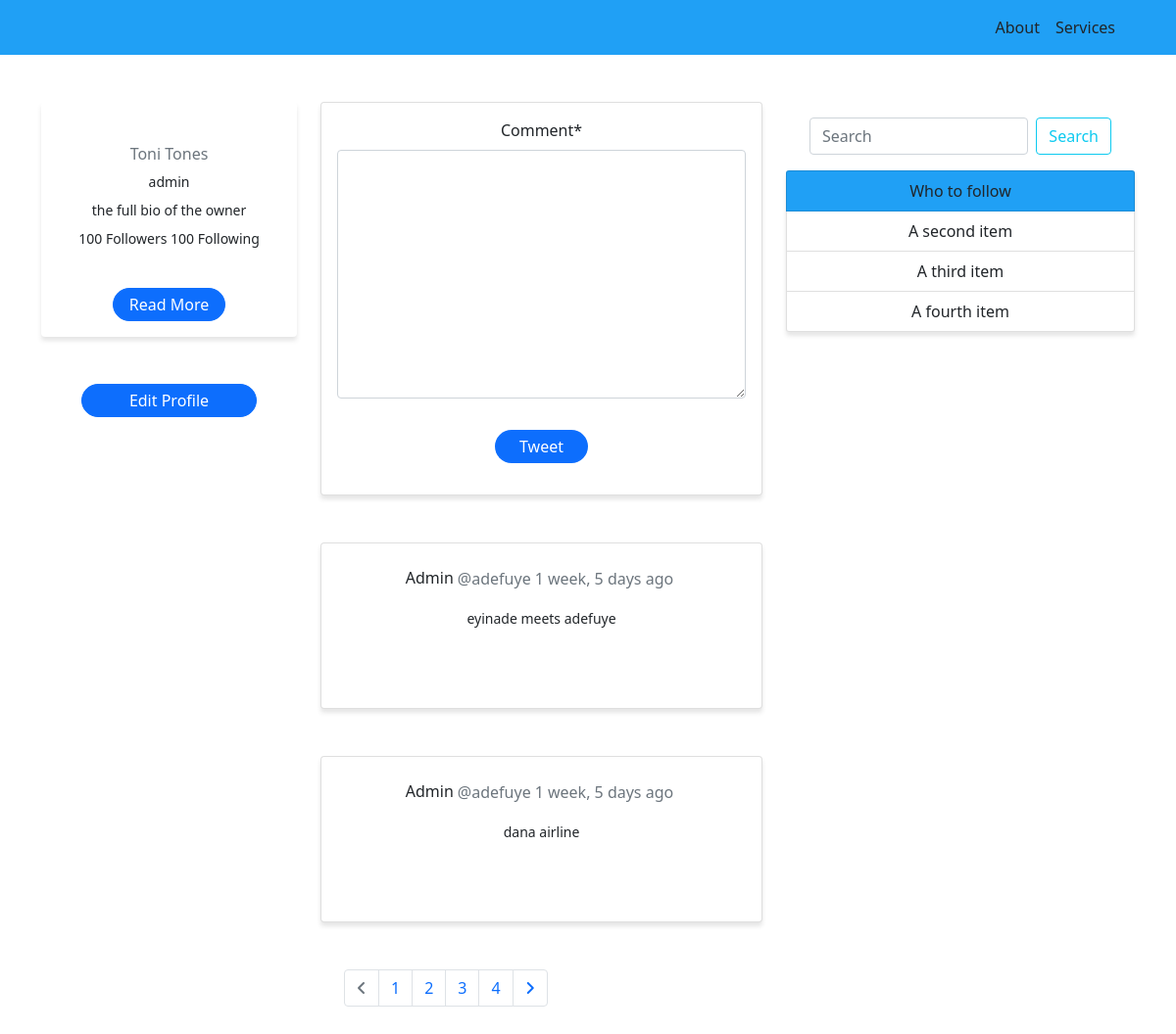
Page /myform/ on the committed database.
### blog/models.py (models this page shows)
class TwitterProfile(models.Model):
    comment = models.TextField()
    date_created = models.DateTimeField(auto_now_add=True)
    user = models.ForeignKey(User, on_delete=models.CASCADE)

### blog/views.py (the view)
# urls.py: path('myform/', myform, name='blog-myform'),
def myform(request):
    twitterprofiles = TwitterProfile.objects.all().order_by('-id')
    paginator = Paginator(twitterprofiles, 2)
    page = request.GET.get('page')
    paged_post = paginator.get_page(page)
    form = TwitterProfileForm(request.POST)
    if request.method == 'POST':
        form = TwitterProfileForm(request.POST)
        if form.is_valid():
            instance = form.save(commit=False)
            instance.user = request.user
            instance.save()
            return redirect('blog-myform')
        else:
            form = TwitterProfileForm()
    else:
        form = TwitterProfileForm()
    context = {
        'profiles': paged_post,
        'form':form
    }
    return render(request, 'blog/myform.html', context)

### blog/forms.py
class TwitterProfileForm(forms.ModelForm):
    class Meta():
        model = TwitterProfile
        fields = ('comment',)

### blog/templates/blog/myform.html (shortened to what this page needs)
<!doctype html>
<html lang="en">
  <head>
    <link href="https://cdn.jsdelivr.net/npm/bootstrap@5.1.3/dist/css/bootstrap.min.css" rel="stylesheet">
    <link rel="stylesheet" href="https://cdnjs.cloudflare.com/ajax/libs/font-awesome/6.1.2/css/all.min.css">
  </head>
  <body>
    {% load crispy_forms_tags %}
    {% load humanize %}
    <nav style="background-color: #20a0f5;">
        <div class="container">
            <nav class="navbar navbar-expand-lg navbar-dark">
                <div class="container-fluid">
                  <div class="collapse navbar-collapse" id="navbarNav">
                    <ul class="navbar-nav ms-auto">
                      <li class="nav-item">
                        <a class="nav-link text-dark" href="{%url 'blog-about'%}">About</a>
                      </li>
                      <li class="nav-item">
                        <a class="nav-link text-dark" href="{%url 'blog-about'%}">Services</a>
                      </li>
                    </ul>
                  </div>
                </div>
              </nav>
        </div>
    </nav>
    <main>
        <div class="container">
            <div class="row my-5 gx-4">
                <div class="col-md-3 col-12">
                    <div class="col">
                        <div class="card border-0">
                            <div class="card-body text-center">
                                <div class="col">
                                </div>
                              <h6 class="card-subtitle mb-2 text-muted">Toni Tones</h6>
                              <small class="card-text d-block my-2">admin</small>
                              <small class="card-text d-block my-2">the full bio of the owner</small>
                              <small class="card-text d-block my-2">100 Followers   100 Following</small>
                            </div>
                            <div class="col text-center">
                                <a href="" class="btn btn-primary text-white px-3 py-1 my-3 rounded-pill">Read More</a>
                            </div>
                        </div>
                        <div class="col d-flex justify-content-center my-5">
                            <a href="" class="btn btn-primary text-white px-5 py-1 rounded-pill">Edit Profile</a>
                        </div>
                    </div>
                </div>
                <div class="col-md-5 col-12">
                    <div class="col">
                        <div class="card text-center">
                            <div class="card-body">
                                <form action="" method="POST">
                                    {{form |crispy}}
                                    <input type="submit" value="Tweet" class="btn rounded-pill bg-primary text-white px-4 py-1 my-3">
                                </form>
                            </div>
                          </div>
                    </div>
                    {% for profile in profiles%}
                    <div class="col my-5">
                        <div class="card" style="height: 170px;">
                            <div class="card-body text-center">
                              <aside class="col alignment my-2">
                                <h6 class="card-title me-1">{{profile.user |capfirst}}</h6>
                                <p class="card-title me-1 text-muted">@{{profile.user.last_name |lower}}</p>
                                <p class="card-title me-1 text-muted">{{profile.date_created |naturaltime}}</p>
                              </aside>
                              <small class="card-text">{{profile.comment |lower |truncatechars:40}}</small>
                            </div>
                            <div class="section text-center mb-2">
                              <a href="" class="text-decoration-none text-dark px-4">
                              </a>
                              <a href="" class="text-decoration-none text-dark px-4" data-bs-toggle="modal" data-bs-target="#example">
                              </a>
                            </div>
                          </div>
                    </div>
                    {%endfor%}
                    <div class="container text-center">
                      <div class="pagination-box p-box-2 text-center">
                        <nav aria-label="Page navigation example">
                            {% if profiles.has_other_pages %}
                            <ul class="pagination">
                                {% if profiles.has_previous %}
                                <li class="page-item bg-warning">
                                    <a class="page-link" href="?page={{profiles.previous_page_number}}"><i
                                        class="fa fa-angle-left"></i>
                                    </a>
                                </li>
                                {% else %}
                                <li class="page-item disabled">
                                    <a class="page-link"><i class="fa fa-angle-left"></i></a>
                                </li>
                                {% endif %}
                                {% for i in profiles.paginator.page_range %}
                                {% if profiles.number == i %}
                                <li class="page-item"><a class="page-link active" href="#">{{ i }}</a></li>
                                {% else %}
                                <li class="page-item"><a class="page-link" href="?page={{i}}">{{ i }}</a></li>
                                {% endif %}
                                {% endfor %}
                                {% if profiles.has_next %}
                                <li class="page-item">
                                    <a class="page-link" href="?page={{profiles.next_page_number}}"><i
                                      class="fa fa-angle-right"></i>
                                    </a>
                                </li>
                                {% else %}
                                <li class="page-item disabled">
                                    <a class="page-link"><i class="fa fa-angle-right"></i></a>
                                </li>
                                {% endif %}
                            </ul>
                            {% endif %}
                        </nav>
                    </div>
                  </div>
                </div>
                <div class="col-md-4 col-12">
                  <div class="container my-3">
                    <form class="d-flex" method="GET" action="{% url 'search' %}">
                      <input class="form-control me-2" type="search" name="keyword" placeholder="Search" aria-label="Search">
                      <button class="btn btn-outline-info" type="submit">Search</button>
                    </form>
                  </div>
                    <div class="col">
                        <div class="card border-0 text-center">
                            <ul class="list-group">
                                <li class="list-group-item" style="background-color: #20a0f5;" aria-current="true">Who to follow</li>
                                <li class="list-group-item">A second item</li>
                                <li class="list-group-item">A third item</li>
                                <li class="list-group-item">A fourth item</li>
                              </ul>
                        </div>
                    </div>
                </div>
            </div>
        </div>
    </main>
  </body>
</html>

### blog/templates/blog/myform.html (style rules this page uses)
.card { box-shadow: 0 4px 4px 0 rgba(128, 128, 128, 0.201) !important; }
.alignment { display: flex !important; justify-content: center !important; align-items: center !important; }

### rows in the picture
TwitterProfile: user "Admin", user.last_name "adefuye", date_created "1 week, 5 days ago", comment "eyinade meets adefuye"
TwitterProfile: user "Admin", user.last_name "adefuye", date_created "1 week, 5 days ago", comment "dana airline"

### other values in the picture
{{ i }} "1"
{{ i }} "2" "3" "4"
